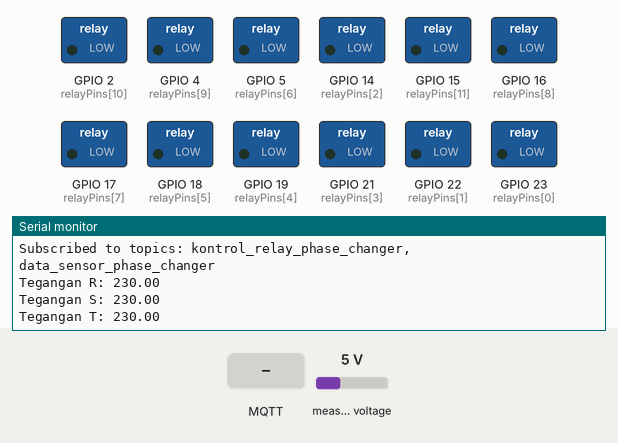
A program run on a simulated ESP32. On the bench: switched loads named in the program (green lamp = pin HIGH), the last lines printed to the serial monitor. The inputs (shaded band) are chosen by the test bench; at power-on: measured voltage 5 V. WiFi joins after 1.5 s; servers stay silent unless stated; no MQTT or app messages arrive unless stated.

Above: at 3.2 s.
3.3 s: MQTT message "1" arrives on the first subscribed topic
At 3.7 s:
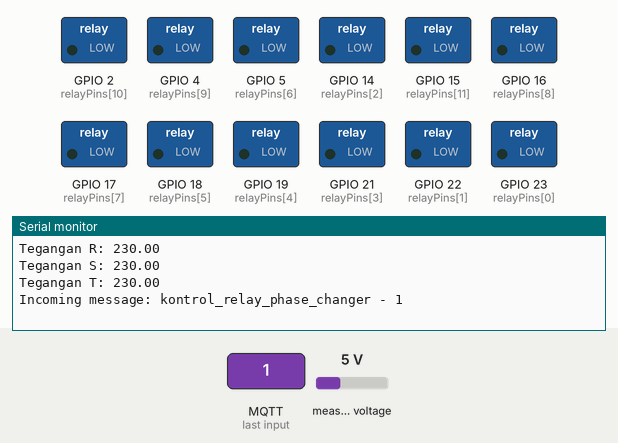
4.8 s: MQTT message "1" arrives on the second subscribed topic
At 5.9 s:
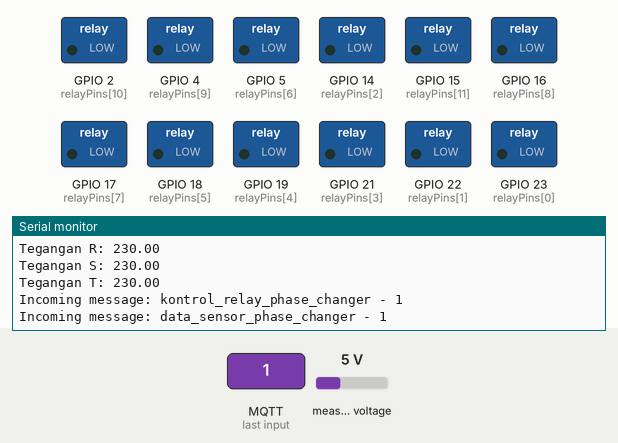

Measured:
- after the input at 3.3 s, the serial monitor: prints a new line at once (image 1)
- after the input at 4.8 s, the serial monitor: prints a new line at once (image 2)

The program:

main.cpp
```cpp
#include <Arduino.h>
#include <WiFi.h>
#include <ArduinoJson.h>
#include <MQTT.h>
#include <ZMPT101B.h>
#include <freertos/FreeRTOS.h>
#include <freertos/task.h>
#include <freertos/queue.h>

unsigned long lastMillis = 0;

// Definisikan sensitivitas sensor zmpt101b
#define SENSITIVITY1 765.25f
#define SENSITIVITY2 650.25f
#define SENSITIVITY3 600.25f

// Mendefinisikan pin sensor voltage dengan frekuensi 50hz
ZMPT101B voltageSensor0(34, 50.0);
ZMPT101B voltageSensor1(35, 50.0);
ZMPT101B voltageSensor2(32, 50.0);

// Definisikan pin relay
int relayPins[] = {23, 22, 14, 21, 19, 18, 5, 17, 16, 4, 2, 15};

// Definisikan pin sensor arus ACS712 dan tegangan XMPT
int currentSensorPins[] = {27, 25, 26};

// deklarasi nilai current
float current0 = 0.12;
float current1 = 0.17;
float current2 = 0.17;

// Konfigurasi WiFi
const char *ssid = "pascalance";
const char *password = "wisuda2023";

// Definisikan objek MQTT dan WiFi
MQTTClient client;
WiFiClient net;

// Definisikan topik
String topic_kontrol = "kontrol_relay_phase_changer";
String topic_data = "data_sensor_phase_changer";

// Deklarasi fungsi
float *tegangan();
void connect();
void messageReceived(String &topic, String &payload);

// deklarasi fungsi freertos
void serialTask(void *pvParameters);
void publishTask(void *pvParameters);
void teganganTask(void *pvParameters);
void mqttTask(void *pvParameters);

// Definisi antrean untuk tegangan
QueueHandle_t teganganQueue;

void setup()
{
  Serial.begin(115200);

  for (int i = 0; i < 12; i++)
  {
    pinMode(relayPins[i], OUTPUT);
    digitalWrite(relayPins[i], LOW);
  }

  WiFi.begin(ssid, password);
  client.begin("broker.emqx.io", net);
  client.onMessage(messageReceived);

  connect();

  voltageSensor0.setSensitivity(SENSITIVITY1);
  voltageSensor1.setSensitivity(SENSITIVITY2);
  voltageSensor2.setSensitivity(SENSITIVITY3);

  teganganQueue = xQueueCreate(1, sizeof(float[3]));

  xTaskCreatePinnedToCore(serialTask, "Serial Task", 4096, NULL, 1, NULL, 1);
  xTaskCreatePinnedToCore(publishTask, "Publish Task", 4096, NULL, 2, NULL, 1);
  xTaskCreatePinnedToCore(teganganTask, "Tegangan Task", 4096, NULL, 3, NULL, 1);
  xTaskCreatePinnedToCore(mqttTask, "MQTT Task", 4096, NULL, 4, NULL, 1);
}

void loop()
{
}

void serialTask(void *pvParameters)
{
  while (1)
  {
    float receivedVoltages[3];

    if (xQueueReceive(teganganQueue, &receivedVoltages, portMAX_DELAY) == pdTRUE)
    {
      float voltage0 = receivedVoltages[0];
      float voltage1 = receivedVoltages[1];
      float voltage2 = receivedVoltages[2];

      Serial.print("Tegangan R: ");
      Serial.println(voltage0);
      Serial.print("Tegangan S: ");
      Serial.println(voltage1);
      Serial.print("Tegangan T: ");
      Serial.println(voltage2);
      Serial.println();
    }

    delay(5000);
  }
}

void publishTask(void *pvParameters)
{
  TickType_t lastWakeTime = xTaskGetTickCount();
  const TickType_t interval = 5000; // Interval waktu (dalam milidetik)

  while (1)
  {
    float receivedVoltages[3];

    if (xQueueReceive(teganganQueue, &receivedVoltages, portMAX_DELAY) == pdTRUE)
    {
      float voltage0 = receivedVoltages[0];
      float voltage1 = receivedVoltages[1];
      float voltage2 = receivedVoltages[2];

      // Publish data tegangan jika sudah melewati interval waktu
      if (xTaskGetTickCount() - lastWakeTime >= interval)
      {
        StaticJsonDocument<1024> jsonDocument;
        jsonDocument["Tegangan_R"] = String(voltage0, 2);
        jsonDocument["Tegangan_S"] = String(voltage1, 2);
        jsonDocument["Tegangan_T"] = String(voltage2, 2);
        jsonDocument["Arus_R"] = String(current0);
        jsonDocument["Arus_S"] = String(current1);
        jsonDocument["Arus_T"] = String(current2);

        char jsonBuffer[1024];
        serializeJson(jsonDocument, jsonBuffer);

        client.publish(topic_data, jsonBuffer);

        lastWakeTime = xTaskGetTickCount();
      }
    }
  }
}

void teganganTask(void *pvParameters)
{
  while (1)
  {
    // Pengukuran tegangan menggunakan sensor ZMPT101B
    float voltage0 = voltageSensor0.getRmsVoltage();
    float voltage1 = voltageSensor1.getRmsVoltage();
    float voltage2 = voltageSensor2.getRmsVoltage();

    float voltages[3] = {voltage0, voltage1, voltage2};

    // Mengirim data tegangan ke antrean
    xQueueSend(teganganQueue, &voltages, portMAX_DELAY);

    vTaskDelay(pdMS_TO_TICKS(1000)); // Delay selama 1 detik menggunakan FreeRTOS
  }
}

void mqttTask(void *pvParameters)
{
  while (1)
  {
    if (!client.connected())
    {
      connect();
    }

    client.loop();
    delay(10); // <- Fixes some issues with WiFi stability
  }
}

void connect()
{
  Serial.print("Checking WiFi...");
  while (WiFi.status() != WL_CONNECTED)
  {
    Serial.print(".");
    delay(1000);
  }
  Serial.println("\nWiFi connected!");
  Serial.print("Connecting to MQTT broker...");
  while (!client.connect("device_1"))
  {
    Serial.print(".");
    delay(1000);
  }
  Serial.println("\nConnected to MQTT broker!");
  client.subscribe(topic_kontrol);
  client.subscribe(topic_data);
  Serial.println("Subscribed to topics: " + topic_kontrol + ", " + topic_data);
}

void messageReceived(String &topic, String &payload)
{
  Serial.println("Incoming message: " + topic + " - " + payload);

  if (topic == topic_kontrol)
  {
    int relayPin;
    int relayState;

    int colonIndex = payload.indexOf(':'); // Mencari indeks dari tanda titik dua

    if (colonIndex != -1)
    {
      relayPin = payload.substring(0, colonIndex).toInt();    // Mengambil karakter sebelum tanda titik dua sebagai relay pin
      relayState = payload.substring(colonIndex + 1).toInt(); // Mengambil karakter setelah tanda titik dua sebagai relay state
    }
    else
    {
      // Mengatur nilai default jika tanda titik dua tidak ditemukan
      relayPin = -1;   // Misalnya, -1 untuk menandakan relay pin tidak valid
      relayState = -1; // Misalnya, -1 untuk menandakan relay state tidak valid
    }

    if (relayPin >= 0 && relayState >= 0)
    {
      // Memastikan relay pin dan relay state valid sebelum melakukan aksi
      if (relayState == 1)
      {
        digitalWrite(relayPins[relayPin], HIGH);
      }
      else
      {
        digitalWrite(relayPins[relayPin], LOW);
      }
    }
    else
    {
      // Menangani situasi jika relay pin atau relay state tidak valid
      // Misalnya, memberikan pesan kesalahan atau melakukan tindakan tertentu
    }
  }
}
```
